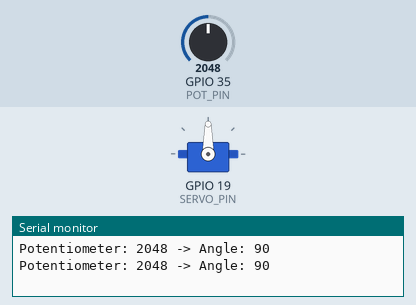
This sketch was run on a simulated ESP32. Parts: servo, the last lines printed to the serial monitor. The inputs (shaded band) are chosen by the test bench; at power-on: GPIO 35 (POT_PIN) = 2048.

Above: at 1.8 s.
1.9 s: GPIO 35 (POT_PIN) set to 2866
At 2.9 s:
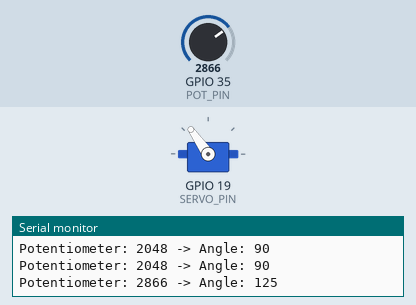
3.5 s: GPIO 35 (POT_PIN) set to 3603
At 4.5 s:
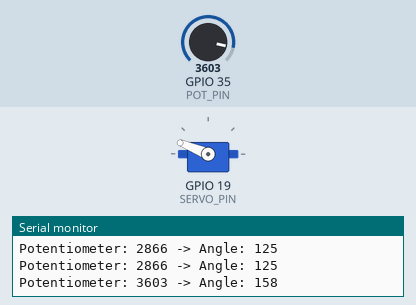
5.5 s: GPIO 35 (POT_PIN) set to 4095
At 7.2 s:
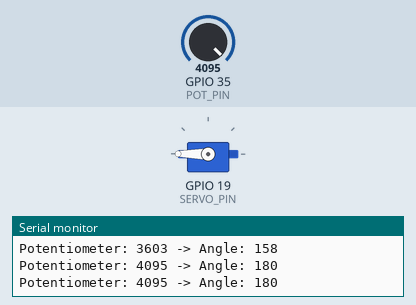
7.5 s: GPIO 35 (POT_PIN) set to 1228
At 8.8 s:
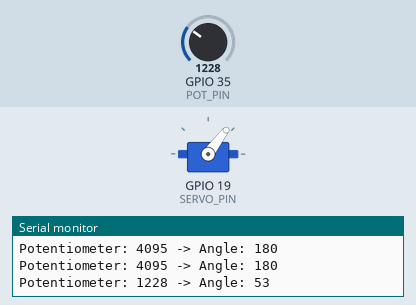
9.5 s: GPIO 35 (POT_PIN) set to 491
At 10.3 s:
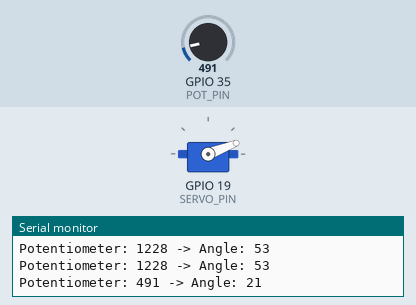
11.5 s: GPIO 35 (POT_PIN) set to 0
At 13.1 s:
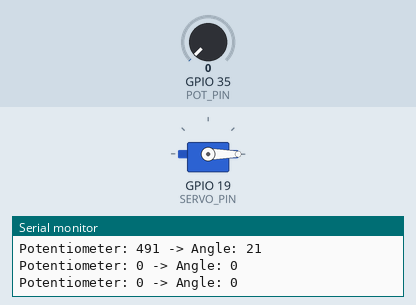
Timing chart, 0 to 14.5 s (numbered marks = the images above; inputs shaded):
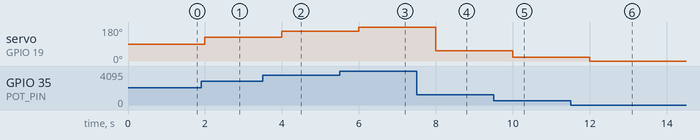

Measured:
- after the input at 1.9 s, servo on GPIO 19 (SERVO_PIN): 90° → 125° after 0.10 s
- after the input at 3.5 s, servo on GPIO 19 (SERVO_PIN): 125° → 158° after 0.50 s
- after the input at 5.5 s, servo on GPIO 19 (SERVO_PIN): 158° → 180° after 0.50 s
- after the input at 7.5 s, servo on GPIO 19 (SERVO_PIN): 180° → 53° after 0.50 s
- after the input at 9.5 s, servo on GPIO 19 (SERVO_PIN): 53° → 21° after 0.50 s
- after the input at 11.5 s, servo on GPIO 19 (SERVO_PIN): 21° → 0° after 0.50 s

The sketch:

sketch.ino
```cpp
#include <ESP32Servo.h>

// Pin Definitions based on the diagram
const int POT_PIN = 35;   // Potentiometer signal
const int SERVO_PIN = 19; // Servo signal

Servo myServo;

void setup() {
  Serial.begin(115200);

  // Attach the servo to the specified pin
  // Note: Standard servos use a pulse width of 500us to 2400us
  myServo.attach(SERVO_PIN, 500, 2400);

  pinMode(POT_PIN, INPUT);
}

void loop() {
  // Read the potentiometer (ESP32 ADC is 12-bit: 0 to 4095)
  int potValue = analogRead(POT_PIN);

  // Map the ADC value (0-4095) to degrees (0-180)
  int angle = map(potValue, 0, 4095, 0, 180);

  // Move the servo to the calculated angle
  myServo.write(angle);

  // Debugging output to Serial Monitor
  Serial.print("Potentiometer: ");
  Serial.print(potValue);
  Serial.print(" -> Angle: ");
  Serial.println(angle);

  delay(1000); // Small delay for servo stability
}
```
